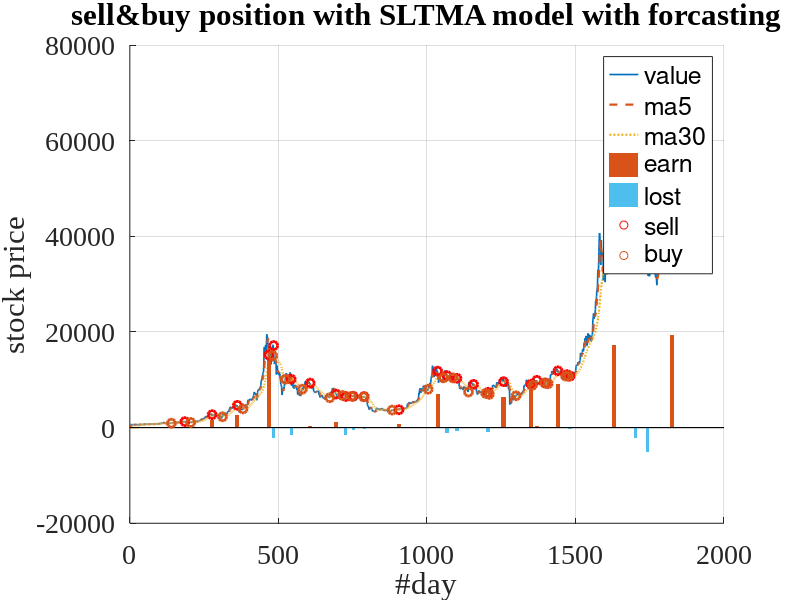

Reproduce this figure in MATLAB.
[log_NUM,log_TXT,logRAW] = xlsread('log_ml.csv');
[NUM,TXT,RAW]=xlsread('Analyzed_Data.CSV');

ind = NUM(:,1);
value = NUM(:, 3);
ma5 = NUM(:, 4);
ma30 = NUM(:, 7);

figure
hold on
set(gca, 'Fontname', 'Times New Roman','FontSize',20);

plot(ind, value, "linewidth", 1.2)
plot(ind, ma5, "--", "linewidth", 1.6)
plot(ind, ma30, ":", "linewidth", 1.6)

sall_or_buy = log_NUM(2:end, 3);
sall_or_buy_index = log_NUM(2:end, 1); 
sall_index = sall_or_buy_index(sall_or_buy < 0);
buy_index = sall_or_buy_index(sall_or_buy > 0);

profit = log_NUM(2:end, 7);

bar(sall_or_buy_index(profit > 0), profit(profit > 0), 0.7,...
    'FaceColor', '#D95319', 'EdgeColor', 'none');
bar(sall_or_buy_index(profit < 0), profit(profit < 0), 1,...
    'FaceColor', '#4DBEEE', 'EdgeColor', 'none');

scatter(sall_index, value(sall_index + 1), 'r', "linewidth", 2)
scatter(buy_index, value(buy_index + 1), 'black',"linewidth", 2)

legend("value", "ma5", "ma30","earn", 'lost', "sell","buy")
title("sell&buy position with SLTMA model with forcasting")
xlabel("#day")
ylabel("stock price")

grid on
hold off
